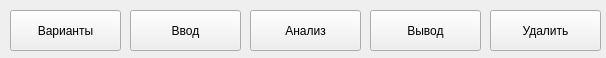
<?xml version="1.0" encoding="UTF-8"?>
<ui version="4.0">
 <class>Form</class>
 <widget class="QWidget" name="Form">
  <property name="geometry">
   <rect>
    <x>0</x>
    <y>0</y>
    <width>606</width>
    <height>58</height>
   </rect>
  </property>
  <property name="minimumSize">
   <size>
    <width>606</width>
    <height>58</height>
   </size>
  </property>
  <property name="maximumSize">
   <size>
    <width>606</width>
    <height>58</height>
   </size>
  </property>
  <property name="windowTitle">
   <string>Select</string>
  </property>
  <widget class="QPushButton" name="butVar">
   <property name="geometry">
    <rect>
     <x>10</x>
     <y>10</y>
     <width>111</width>
     <height>41</height>
    </rect>
   </property>
   <property name="text">
    <string>Варианты</string>
   </property>
  </widget>
  <widget class="QPushButton" name="butInput">
   <property name="geometry">
    <rect>
     <x>130</x>
     <y>10</y>
     <width>111</width>
     <height>41</height>
    </rect>
   </property>
   <property name="text">
    <string>Ввод</string>
   </property>
  </widget>
  <widget class="QPushButton" name="butAnaliz">
   <property name="geometry">
    <rect>
     <x>250</x>
     <y>10</y>
     <width>111</width>
     <height>41</height>
    </rect>
   </property>
   <property name="text">
    <string>Анализ</string>
   </property>
  </widget>
  <widget class="QPushButton" name="butOutput">
   <property name="geometry">
    <rect>
     <x>370</x>
     <y>10</y>
     <width>111</width>
     <height>41</height>
    </rect>
   </property>
   <property name="text">
    <string>Вывод</string>
   </property>
  </widget>
  <widget class="QPushButton" name="butDelete">
   <property name="geometry">
    <rect>
     <x>490</x>
     <y>10</y>
     <width>111</width>
     <height>41</height>
    </rect>
   </property>
   <property name="text">
    <string>Удалить</string>
   </property>
  </widget>
 </widget>
 <resources/>
 <connections/>
</ui>
